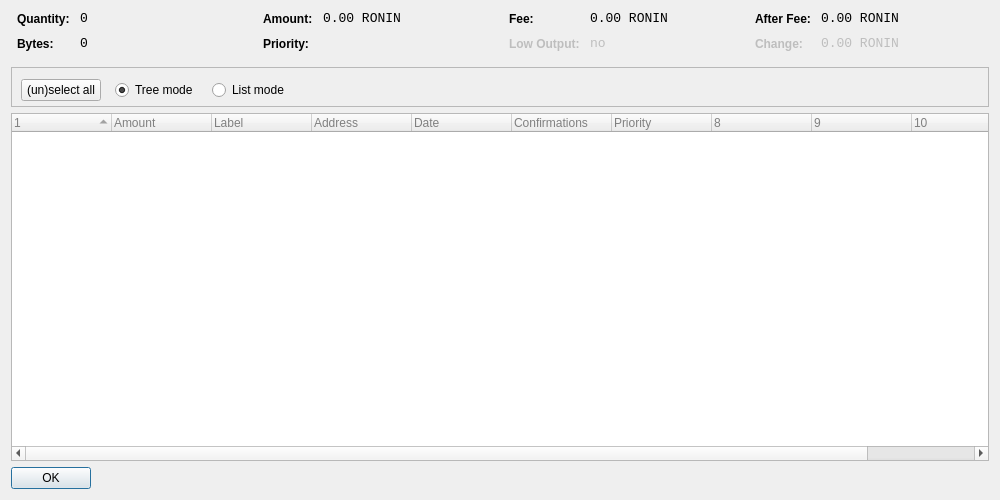
<?xml version="1.0" encoding="UTF-8"?>
<ui version="4.0">
 <class>CoinControlDialog</class>
 <widget class="QDialog" name="CoinControlDialog">
  <property name="geometry">
   <rect>
    <x>0</x>
    <y>0</y>
    <width>1000</width>
    <height>500</height>
   </rect>
  </property>
  <property name="windowTitle">
   <string>Coin Control</string>
  </property>
  <layout class="QVBoxLayout" name="verticalLayout">
   <item>
    <layout class="QHBoxLayout" name="horizontalLayoutTop" stretch="0,0,0,0">
     <property name="topMargin">
      <number>0</number>
     </property>
     <property name="bottomMargin">
      <number>10</number>
     </property>
     <item>
      <layout class="QFormLayout" name="formLayoutCoinControl1">
       <property name="horizontalSpacing">
        <number>10</number>
       </property>
       <property name="verticalSpacing">
        <number>10</number>
       </property>
       <property name="leftMargin">
        <number>6</number>
       </property>
       <property name="rightMargin">
        <number>6</number>
       </property>
       <item row="0" column="0">
        <widget class="QLabel" name="labelCoinControlQuantityText">
         <property name="styleSheet">
          <string notr="true">font-weight:bold;</string>
         </property>
         <property name="text">
          <string>Quantity:</string>
         </property>
        </widget>
       </item>
       <item row="0" column="1">
        <widget class="QLabel" name="labelCoinControlQuantity">
         <property name="font">
          <font>
           <family>Monospace</family>
           <pointsize>10</pointsize>
          </font>
         </property>
         <property name="cursor">
          <cursorShape>IBeamCursor</cursorShape>
         </property>
         <property name="contextMenuPolicy">
          <enum>Qt::ActionsContextMenu</enum>
         </property>
         <property name="text">
          <string notr="true">0</string>
         </property>
         <property name="textInteractionFlags">
          <set>Qt::LinksAccessibleByMouse|Qt::TextSelectableByKeyboard|Qt::TextSelectableByMouse</set>
         </property>
        </widget>
       </item>
       <item row="1" column="0">
        <widget class="QLabel" name="labelCoinControlBytesText">
         <property name="styleSheet">
          <string notr="true">font-weight:bold;</string>
         </property>
         <property name="text">
          <string>Bytes:</string>
         </property>
        </widget>
       </item>
       <item row="1" column="1">
        <widget class="QLabel" name="labelCoinControlBytes">
         <property name="font">
          <font>
           <family>Monospace</family>
           <pointsize>10</pointsize>
          </font>
         </property>
         <property name="cursor">
          <cursorShape>IBeamCursor</cursorShape>
         </property>
         <property name="contextMenuPolicy">
          <enum>Qt::ActionsContextMenu</enum>
         </property>
         <property name="text">
          <string notr="true">0</string>
         </property>
         <property name="textInteractionFlags">
          <set>Qt::LinksAccessibleByMouse|Qt::TextSelectableByKeyboard|Qt::TextSelectableByMouse</set>
         </property>
        </widget>
       </item>
      </layout>
     </item>
     <item>
      <layout class="QFormLayout" name="formLayoutCoinControl2">
       <property name="horizontalSpacing">
        <number>10</number>
       </property>
       <property name="verticalSpacing">
        <number>10</number>
       </property>
       <property name="leftMargin">
        <number>6</number>
       </property>
       <property name="rightMargin">
        <number>6</number>
       </property>
       <item row="0" column="0">
        <widget class="QLabel" name="labelCoinControlAmountText">
         <property name="styleSheet">
          <string notr="true">font-weight:bold;</string>
         </property>
         <property name="text">
          <string>Amount:</string>
         </property>
        </widget>
       </item>
       <item row="0" column="1">
        <widget class="QLabel" name="labelCoinControlAmount">
         <property name="font">
          <font>
           <family>Monospace</family>
           <pointsize>10</pointsize>
          </font>
         </property>
         <property name="cursor">
          <cursorShape>IBeamCursor</cursorShape>
         </property>
         <property name="contextMenuPolicy">
          <enum>Qt::ActionsContextMenu</enum>
         </property>
         <property name="text">
          <string notr="true">0.00 RONIN</string>
         </property>
         <property name="textInteractionFlags">
          <set>Qt::LinksAccessibleByMouse|Qt::TextSelectableByKeyboard|Qt::TextSelectableByMouse</set>
         </property>
        </widget>
       </item>
       <item row="1" column="0">
        <widget class="QLabel" name="labelCoinControlPriorityText">
         <property name="styleSheet">
          <string notr="true">font-weight:bold;</string>
         </property>
         <property name="text">
          <string>Priority:</string>
         </property>
        </widget>
       </item>
       <item row="1" column="1">
        <widget class="QLabel" name="labelCoinControlPriority">
         <property name="font">
          <font>
           <family>Monospace</family>
           <pointsize>10</pointsize>
          </font>
         </property>
         <property name="cursor">
          <cursorShape>IBeamCursor</cursorShape>
         </property>
         <property name="contextMenuPolicy">
          <enum>Qt::ActionsContextMenu</enum>
         </property>
         <property name="text">
          <string/>
         </property>
         <property name="textInteractionFlags">
          <set>Qt::LinksAccessibleByMouse|Qt::TextSelectableByKeyboard|Qt::TextSelectableByMouse</set>
         </property>
        </widget>
       </item>
      </layout>
     </item>
     <item>
      <layout class="QFormLayout" name="formLayoutCoinControl3">
       <property name="horizontalSpacing">
        <number>10</number>
       </property>
       <property name="verticalSpacing">
        <number>10</number>
       </property>
       <property name="leftMargin">
        <number>6</number>
       </property>
       <property name="rightMargin">
        <number>6</number>
       </property>
       <item row="0" column="0">
        <widget class="QLabel" name="labelCoinControlFeeText">
         <property name="styleSheet">
          <string notr="true">font-weight:bold;</string>
         </property>
         <property name="text">
          <string>Fee:</string>
         </property>
        </widget>
       </item>
       <item row="0" column="1">
        <widget class="QLabel" name="labelCoinControlFee">
         <property name="font">
          <font>
           <family>Monospace</family>
           <pointsize>10</pointsize>
          </font>
         </property>
         <property name="cursor">
          <cursorShape>IBeamCursor</cursorShape>
         </property>
         <property name="contextMenuPolicy">
          <enum>Qt::ActionsContextMenu</enum>
         </property>
         <property name="text">
          <string notr="true">0.00 RONIN</string>
         </property>
         <property name="textInteractionFlags">
          <set>Qt::LinksAccessibleByMouse|Qt::TextSelectableByKeyboard|Qt::TextSelectableByMouse</set>
         </property>
        </widget>
       </item>
       <item row="1" column="0">
        <widget class="QLabel" name="labelCoinControlLowOutputText">
         <property name="enabled">
          <bool>false</bool>
         </property>
         <property name="styleSheet">
          <string notr="true">font-weight:bold;</string>
         </property>
         <property name="text">
          <string>Low Output:</string>
         </property>
        </widget>
       </item>
       <item row="1" column="1">
        <widget class="QLabel" name="labelCoinControlLowOutput">
         <property name="enabled">
          <bool>false</bool>
         </property>
         <property name="font">
          <font>
           <family>Monospace</family>
           <pointsize>10</pointsize>
          </font>
         </property>
         <property name="cursor">
          <cursorShape>IBeamCursor</cursorShape>
         </property>
         <property name="contextMenuPolicy">
          <enum>Qt::ActionsContextMenu</enum>
         </property>
         <property name="text">
          <string notr="true">no</string>
         </property>
         <property name="textInteractionFlags">
          <set>Qt::LinksAccessibleByMouse|Qt::TextSelectableByKeyboard|Qt::TextSelectableByMouse</set>
         </property>
        </widget>
       </item>
      </layout>
     </item>
     <item>
      <layout class="QFormLayout" name="formLayoutCoinControl4">
       <property name="horizontalSpacing">
        <number>10</number>
       </property>
       <property name="verticalSpacing">
        <number>10</number>
       </property>
       <property name="leftMargin">
        <number>6</number>
       </property>
       <property name="rightMargin">
        <number>6</number>
       </property>
       <item row="0" column="0">
        <widget class="QLabel" name="labelCoinControlAfterFeeText">
         <property name="styleSheet">
          <string notr="true">font-weight:bold;</string>
         </property>
         <property name="text">
          <string>After Fee:</string>
         </property>
        </widget>
       </item>
       <item row="0" column="1">
        <widget class="QLabel" name="labelCoinControlAfterFee">
         <property name="font">
          <font>
           <family>Monospace</family>
           <pointsize>10</pointsize>
          </font>
         </property>
         <property name="cursor">
          <cursorShape>IBeamCursor</cursorShape>
         </property>
         <property name="contextMenuPolicy">
          <enum>Qt::ActionsContextMenu</enum>
         </property>
         <property name="text">
          <string notr="true">0.00 RONIN</string>
         </property>
         <property name="textInteractionFlags">
          <set>Qt::LinksAccessibleByMouse|Qt::TextSelectableByKeyboard|Qt::TextSelectableByMouse</set>
         </property>
        </widget>
       </item>
       <item row="1" column="0">
        <widget class="QLabel" name="labelCoinControlChangeText">
         <property name="enabled">
          <bool>false</bool>
         </property>
         <property name="styleSheet">
          <string notr="true">font-weight:bold;</string>
         </property>
         <property name="text">
          <string>Change:</string>
         </property>
        </widget>
       </item>
       <item row="1" column="1">
        <widget class="QLabel" name="labelCoinControlChange">
         <property name="enabled">
          <bool>false</bool>
         </property>
         <property name="font">
          <font>
           <family>Monospace</family>
           <pointsize>10</pointsize>
          </font>
         </property>
         <property name="cursor">
          <cursorShape>IBeamCursor</cursorShape>
         </property>
         <property name="contextMenuPolicy">
          <enum>Qt::ActionsContextMenu</enum>
         </property>
         <property name="text">
          <string notr="true">0.00 RONIN</string>
         </property>
         <property name="textInteractionFlags">
          <set>Qt::LinksAccessibleByMouse|Qt::TextSelectableByKeyboard|Qt::TextSelectableByMouse</set>
         </property>
        </widget>
       </item>
      </layout>
     </item>
    </layout>
   </item>
   <item>
    <widget class="QFrame" name="frame">
     <property name="minimumSize">
      <size>
       <width>182</width>
       <height>40</height>
      </size>
     </property>
     <property name="frameShape">
      <enum>QFrame::StyledPanel</enum>
     </property>
     <property name="frameShadow">
      <enum>QFrame::Sunken</enum>
     </property>
     <widget class="QWidget" name="horizontalLayoutWidget">
      <property name="geometry">
       <rect>
        <x>10</x>
        <y>0</y>
        <width>781</width>
        <height>47</height>
       </rect>
      </property>
      <layout class="QHBoxLayout" name="horizontalLayoutPanel" stretch="0,0,0,0">
       <property name="spacing">
        <number>14</number>
       </property>
       <item>
        <widget class="QPushButton" name="pushButtonSelectAll">
         <property name="sizePolicy">
          <sizepolicy hsizetype="Maximum" vsizetype="Fixed">
           <horstretch>0</horstretch>
           <verstretch>0</verstretch>
          </sizepolicy>
         </property>
         <property name="text">
          <string>(un)select all</string>
         </property>
        </widget>
       </item>
       <item>
        <widget class="QRadioButton" name="radioTreeMode">
         <property name="sizePolicy">
          <sizepolicy hsizetype="Maximum" vsizetype="Fixed">
           <horstretch>0</horstretch>
           <verstretch>0</verstretch>
          </sizepolicy>
         </property>
         <property name="text">
          <string>Tree mode</string>
         </property>
         <property name="checked">
          <bool>true</bool>
         </property>
        </widget>
       </item>
       <item>
        <widget class="QRadioButton" name="radioListMode">
         <property name="sizePolicy">
          <sizepolicy hsizetype="Maximum" vsizetype="Fixed">
           <horstretch>0</horstretch>
           <verstretch>0</verstretch>
          </sizepolicy>
         </property>
         <property name="text">
          <string>List mode</string>
         </property>
        </widget>
       </item>
       <item>
        <spacer name="horizontalSpacer">
         <property name="orientation">
          <enum>Qt::Horizontal</enum>
         </property>
         <property name="sizeHint" stdset="0">
          <size>
           <width>40</width>
           <height>20</height>
          </size>
         </property>
        </spacer>
       </item>
      </layout>
     </widget>
    </widget>
   </item>
   <item>
    <widget class="CoinControlTreeWidget" name="treeWidget">
     <property name="contextMenuPolicy">
      <enum>Qt::CustomContextMenu</enum>
     </property>
     <property name="styleSheet">
      <string notr="true">QFrame {
	color: grey;

}</string>
     </property>
     <property name="sortingEnabled">
      <bool>false</bool>
     </property>
     <property name="columnCount">
      <number>11</number>
     </property>
     <attribute name="headerShowSortIndicator" stdset="0">
      <bool>true</bool>
     </attribute>
     <attribute name="headerStretchLastSection">
      <bool>false</bool>
     </attribute>
     <column>
      <property name="text">
       <string/>
      </property>
     </column>
     <column>
      <property name="text">
       <string>Amount</string>
      </property>
     </column>
     <column>
      <property name="text">
       <string>Label</string>
      </property>
     </column>
     <column>
      <property name="text">
       <string>Address</string>
      </property>
     </column>
     <column>
      <property name="text">
       <string>Date</string>
      </property>
     </column>
     <column>
      <property name="text">
       <string>Confirmations</string>
      </property>
      <property name="toolTip">
       <string>Confirmed</string>
      </property>
     </column>
     <column>
      <property name="text">
       <string>Priority</string>
      </property>
     </column>
     <column>
      <property name="text">
       <string/>
      </property>
     </column>
     <column>
      <property name="text">
       <string/>
      </property>
     </column>
     <column>
      <property name="text">
       <string/>
      </property>
     </column>
     <column>
      <property name="text">
       <string/>
      </property>
     </column>
    </widget>
   </item>
   <item>
    <widget class="QDialogButtonBox" name="buttonBox">
     <property name="sizePolicy">
      <sizepolicy hsizetype="Maximum" vsizetype="Fixed">
       <horstretch>0</horstretch>
       <verstretch>0</verstretch>
      </sizepolicy>
     </property>
     <property name="orientation">
      <enum>Qt::Horizontal</enum>
     </property>
     <property name="standardButtons">
      <set>QDialogButtonBox::Ok</set>
     </property>
    </widget>
   </item>
  </layout>
 </widget>
 <customwidgets>
  <customwidget>
   <class>CoinControlTreeWidget</class>
   <extends>QTreeWidget</extends>
   <header>coincontroltreewidget.h</header>
  </customwidget>
 </customwidgets>
 <resources/>
 <connections/>
</ui>
